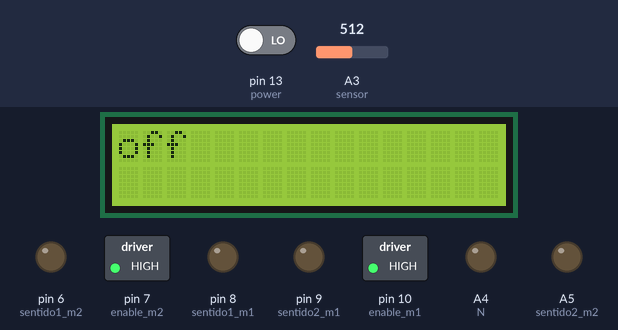
Simulated run of this program. Board: Arduino Uno, built with avr-gcc and run on an emulated ATmega328P. Shown: 16×2 character LCD, switched loads named in the program (green lamp = pin HIGH), output pins drawn as LEDs (lit = HIGH). The test bench sets the inputs (shaded band); at power-on: pin 13 (power) LOW, A3 (sensor) = 512.

Above: at 1.2 s.
1.3 s: pin 13 (power) driven HIGH
At 4.4 s:
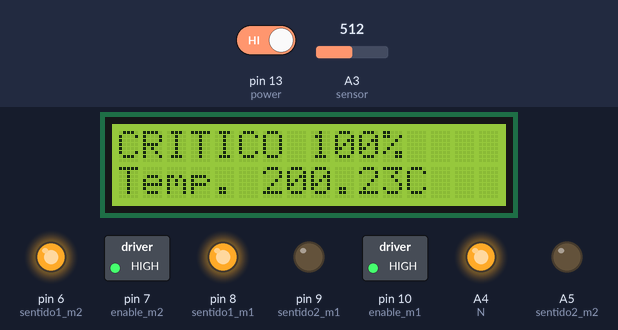
5.3 s: A3 (sensor) set to 321
At 6.0 s:
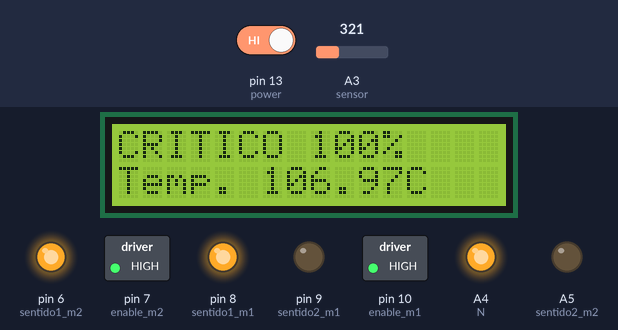
9.3 s: A3 (sensor) set to 298
At 10.1 s:
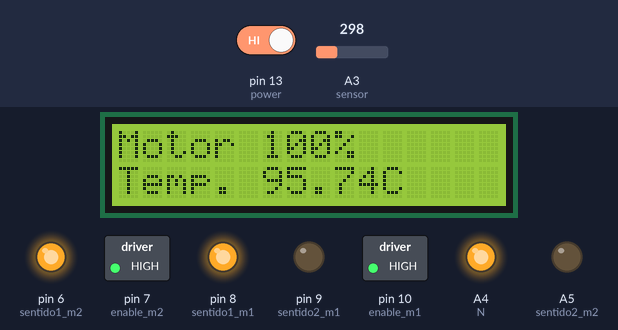
13.3 s: A3 (sensor) set to 306
At 14.1 s:
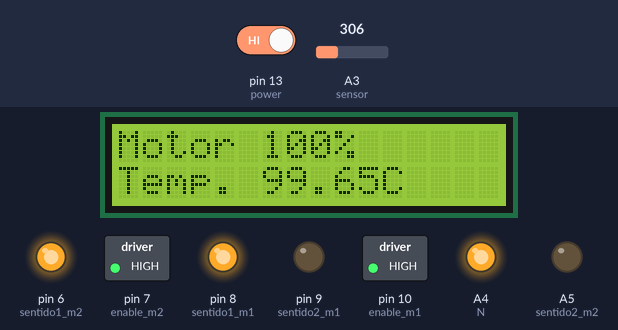
17.3 s: pin 13 (power) driven LOW
At 17.9 s:
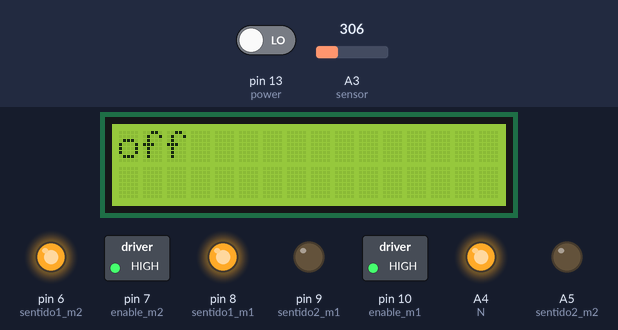
Timing chart, 0 to 20.3 s (numbered marks = the images above; inputs shaded):
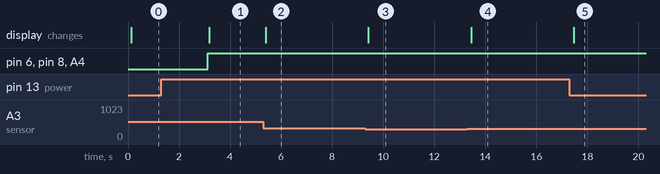

The program:

main.cpp
```cpp
#include <Arduino.h>

#include <LiquidCrystal.h>

//Diplayd
const int rs = 12, en = 11, d4 = 5, d5 = 4, d6 = 3, d7 = 2;
LiquidCrystal lcd(rs, en, d4, d5, d6, d7);

//Ponte H
const int
enable_m1 = 10,
enable_m2 =7,
sentido1_m1 = 8,
sentido1_m2 = 6,
sentido2_m1 = 9,
sentido2_m2 = A5;

//Sensor TMP
int sensor = A3;
float temperatura;

//Transistor
int N = A4;


//Power
const int power = 13;
bool statusPower;

int teste= 1;

void setup() {
  //lcd.begin(16, 2);
  //lcd.print("Temp: 26C Velocidade em 30%");
  //Ponte H
  pinMode(enable_m1,OUTPUT);
  pinMode(enable_m2,OUTPUT);
  pinMode(sentido1_m1,OUTPUT);
  pinMode(sentido2_m1,OUTPUT);
  pinMode(sentido1_m2,OUTPUT);
  pinMode(sentido2_m2,OUTPUT);

  //Transistor
  pinMode(N, OUTPUT);

  //Sensor de temperatura
  pinMode(sensor, INPUT);
  Serial.begin(9600);

  //Setup do LCD
  lcd.begin(16,2);

  //Motores sempre ativos
  digitalWrite(enable_m1, HIGH);
  digitalWrite(enable_m2, HIGH);
}

void loop() {

  if (digitalRead(power))
  {
    //Tmp ºC = (( NRA * 4,8828125mV  ) - 97,65625 mV ) * 0,1 ºC) - 40 ºC
    temperatura = ((( analogRead(sensor) * 4.8828125  ) - 97.65625) * 0.1) - 40;
    motores(0);
    analogWrite(N, 128.86);

    if (temperatura <= 0.0)
    {
      display("Motor 0%", "Temp. " + String(temperatura) + "C", 300);
    }
    else if (temperatura >= 0.1 and temperatura <= 10.0)
    {
      display("Motor 10%", "Temp. " + String(temperatura) + "C", 300);
    }
    else if (temperatura >= 10.1 and temperatura <= 20.0)
    {
      display("Motor 20%", "Temp. " + String(temperatura) + "C", 300);
    }
    else if (temperatura >= 20.1 and temperatura <= 30.0)
    {
      display("Motor 30%", "Temp. " + String(temperatura) + "C", 300);
    }
    else if (temperatura >= 30.1 and temperatura <= 40.0)
    {
      display("Motor 40%", "Temp. " + String(temperatura) + "C", 300);
    }
    else if (temperatura >= 40.1 and temperatura <= 50.0)
    {
      display("Motor 50%", "Temp. " + String(temperatura) + "C", 300);
    }
    else if (temperatura >= 50.1 and temperatura <= 60.0)
    {
      display("Motor 60%", "Temp. " + String(temperatura) + "C", 300);
    }
    else if (temperatura >= 60.1 and temperatura <= 70.0)
    {
      display("Motor 70%", "Temp. " + String(temperatura) + "C", 300);
    }
        else if (temperatura >= 70.1 and temperatura <= 80.0)
    {
      display("Motor 80%", "Temp. " + String(temperatura) + "C", 300);
    }
        else if (temperatura >= 80.1 and temperatura <= 90.0)
    {
      display("Motor 90%", "Temp. " + String(temperatura) + "C", 300);
    }
        else if (temperatura >= 91.1 and temperatura <= 100.0)
    {
      display("Motor 100%", "Temp. " + String(temperatura) + "C", 300);
    }
    else if (temperatura > 100.1)
    {
      display("CRITICO 100%", "Temp. " + String(temperatura) + "C", 300);
    }

  }else
  {
    display("off","   ", 3000);
  }
}

void display(String texto1, String texto2, int Delay) {
  // Recebe duas Strings para serem exibidas no visor lcd
  //Atualiza em 5 segundos
    lcd.begin(16,2);
    lcd.setCursor(0,0);
    lcd.print(texto1);
    lcd.setCursor(0,1);
    lcd.print(texto2);
    delay(Delay);
}

void motores(int comando) {
  switch (comando)
  {
    case 0:
      digitalWrite(sentido1_m1,HIGH);
      digitalWrite(sentido1_m2,HIGH);
      digitalWrite(sentido2_m1, LOW);
      digitalWrite(sentido2_m2, LOW);
    break;

    case 1:
      digitalWrite(sentido1_m1, LOW);
      digitalWrite(sentido1_m2, LOW);
      digitalWrite(sentido2_m1, HIGH);
      digitalWrite(sentido2_m2, HIGH);
    break;
  }
}

void potencia(float pt)
{
  motores(0);
  analogWrite(N, pt);
}
```

Measured:
- the behaviour switches between 307 and 306 on A3 (sensor) (found by bisection; images 2 and 3)
- after the input at 1.3 s, pin 6 (sentido1_m2), pin 8 (sentido1_m1), A4 (N): LOW → HIGH after 1.8 s; the display: changes after 1.9 s (image 1)
- after the input at 5.3 s, the display: changes after 0.09 s (image 2)
- after the input at 9.3 s, the display: changes after 0.12 s (image 3)
- after the input at 13.3 s, the display: changes after 0.14 s (image 4)
- after the input at 17.3 s, the display: changes after 0.17 s (image 5)
